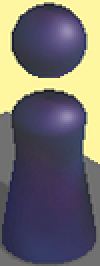
#> input picture character.png, 50 x 133 px (shown 2 times larger)
$ python wechat_jump_cv.py
#> lines starting #> are read from the running program, lines starting #| are printed output that depends on the picture; pictures that were not available may be replaced by others from this repository, and a replacement may not be noted
# -*- coding: utf-8 -*-
#用opencv拼配起点，用鼠标点击终点，根据距离计算手机触摸时间，opencv版

from __future__ import print_function, division
import os
import time
import datetime
import matplotlib.pyplot as plt
import matplotlib.animation as animation
import cv2
from subprocess import run
from PIL import Image
import random

scale = 0.25
template = cv2.imread('character.png')
#> template is the input picture: shape (133, 50, 3); mean B, G, R 109.1, 108.1, 112
template = cv2.resize(template, (0, 0), fx=scale, fy=scale)
template_size = template.shape[:2]
#> template_size = (33, 12)
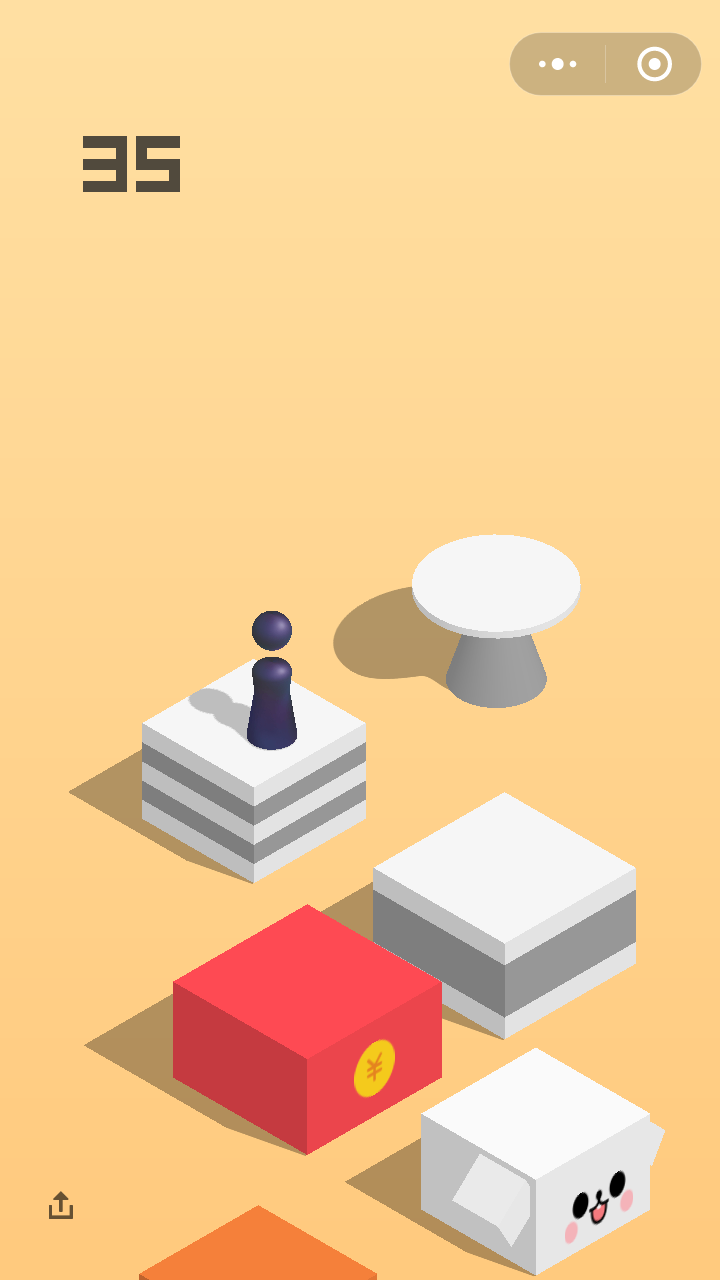
#> input picture 1515653900.png, 720 x 1280 px, given in place of autojump.png, which was not available
#> in update_data, img is the input picture: shape (1280, 720, 3); mean B, G, R 149, 201.8, 243
#cv2.imshow('chizi',template)

def search(img):
    result = cv2.matchTemplate(img, template, cv2.TM_SQDIFF)
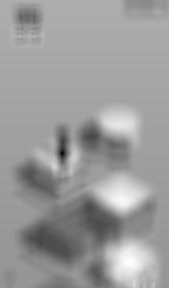
#> result: shape (288, 169) float32; min 1794786, max 28695860, mean 18191396; drawn with min black and max white
    min_val, max_val, min_loc, max_loc = cv2.minMaxLoc(result)
#> min_val = 1794786; max_val = 28695860; min_loc = (62, 153); max_loc = (129, 261)

    cv2.rectangle(
        img,
        (min_loc[0], min_loc[1]),
        (min_loc[0] + template_size[1], min_loc[1] + template_size[0]),
        (255, 0, 0),
        4)
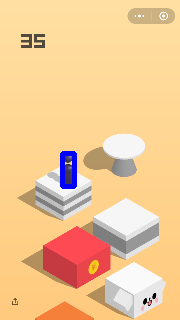
#> img: shape (320, 180, 3); mean B, G, R 149.8, 200.4, 241.5
    return img, min_loc[0] + template_size[1] / 2, min_loc[1] +  template_size[0]


def pull_screenshot():
    #filename = datetime.datetime.now().strftime("%H%M%S") + '.png'
    #run('mv autojump.png {}'.format(filename),shell=True)
    run('adb shell screencap -p /sdcard/autojump.png',shell=True)
    run('adb pull /sdcard/autojump.png .',shell=True)


def jump(distance):
    press_time = distance * 2.3
    press_time = int(press_time)
    right=int(random.uniform(600-50, 600+50))
    down=int(random.uniform(1150-50, 1150+50))
    cmd = 'adb shell input swipe {0} {1} {0} {1} '.format(right,down) + str(press_time)
    print(cmd)
    #os.system(cmd)
    run(cmd,shell=True)

def update_data():
    global src_x, src_y

    img = cv2.imread('autojump.png')
    img = cv2.resize(img, (0, 0), fx=scale, fy=scale)
    img, src_x, src_y = search(img)
#> src_x = 68; src_y = 186
    return img

def updatefig():
    pull_screenshot()
    img = update_data()
    cv2.imshow('jump',img)
    #cv2.waitKey(20)

updatefig()

def on_click(event,dst_x,dst_y,flags,param):
    #print('on_click')
    if event==cv2.EVENT_LBUTTONDOWN:
        distance = (dst_x - src_x)**2 + (dst_y - src_y)**2
        distance = (distance ** 0.5) / scale
        print('distance = ', distance)
        jump(distance)

        cv2.waitKey(1000)
        updatefig()

cv2.setMouseCallback('jump',on_click)

while 1:
    if cv2.waitKey(1000)&0xFF==27:
#> (key Esc is pressed here)
        break
cv2.destroyAllWindows()
